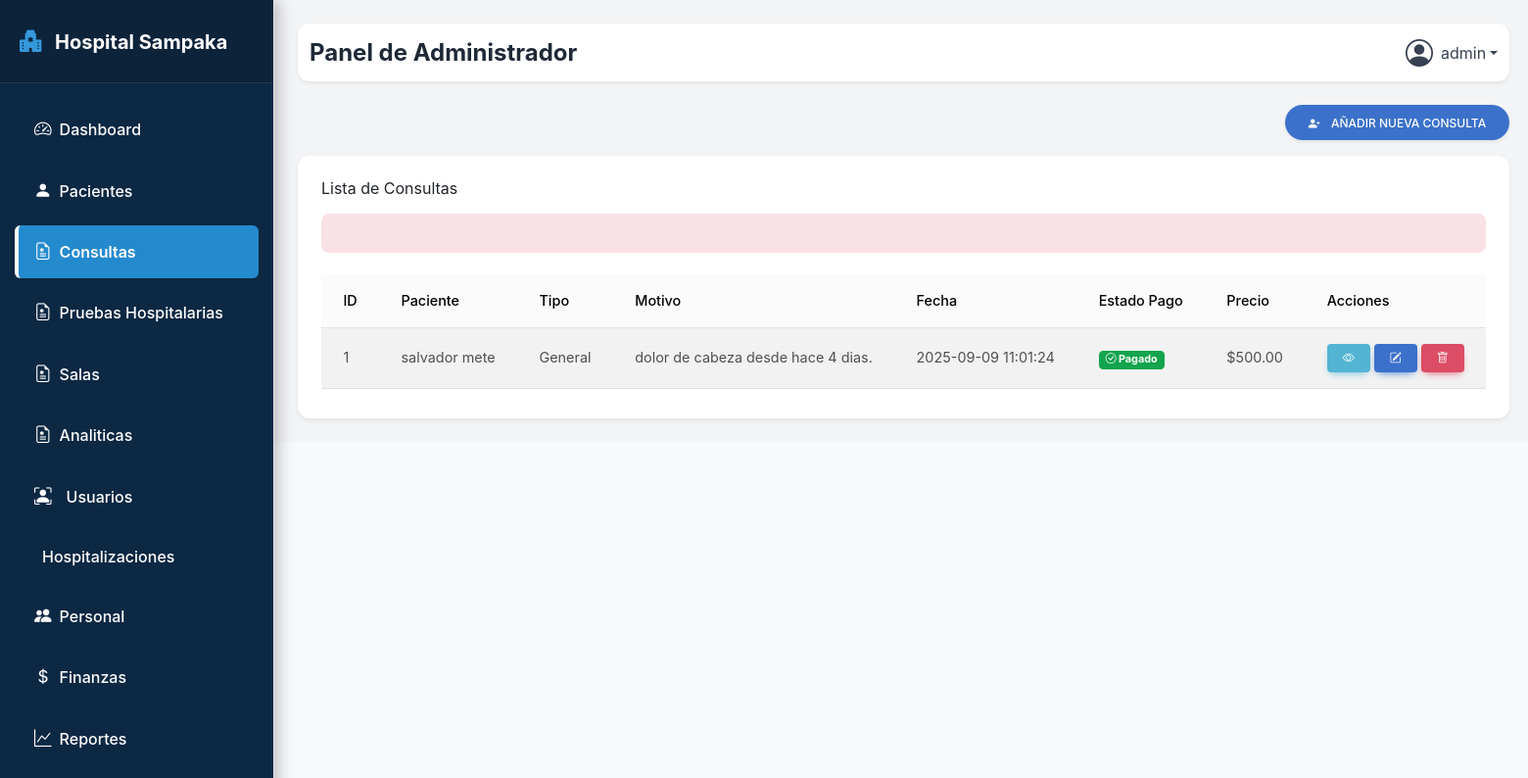
Page /administrador/consultas.php (signed in) on the committed database.
### tables this page shows
CREATE TABLE consultas (
    id_consulta INT AUTO_INCREMENT PRIMARY KEY,
    id_paciente INT,
    id_hospital INT,
    id_medico INT,
    fecha_consulta DATETIME DEFAULT CURRENT_TIMESTAMP,
    tipo_consulta ENUM(
        'General', 
        'Urgencias', 
        'Gastroenterología', 
        'Ginecología', 
        'Pediatría', 
        'Cardiología', 
        'Dermatología', 
        'Neurología', 
        'Traumatología', 
        'Psiquiatría', 
        'Oncología', 
        'Oftalmología', 
        'Otorrinolaringología', 
        'Endocrinología', 
        'Neumología', 
        'Reumatología'
    ) NOT NULL,
    diagnostico TEXT,
    temperatura DECIMAL(5,2),
    presion_arterial VARCHAR(20),
    tension_arterial VARCHAR(20),
    saturacion_oxigeno DECIMAL(5,2),
    pulso INT,
    peso DECIMAL(5,2),
    talla DECIMAL(5,2),
    motivo TEXT,
    IMC TEXT,
    explo_fisica TEXT,
    fecha_registro DATETIME DEFAULT CURRENT_TIMESTAMP,
    pagado BOOLEAN DEFAULT FALSE,
    precio DECIMAL(10,2),
    id_usuario INT,
    FOREIGN KEY (id_paciente) REFERENCES pacientes(id_paciente),
    FOREIGN KEY (id_hospital) REFERENCES hospitales(id_hospital),
    FOREIGN KEY (id_medico) REFERENCES personal(id_personal),
    FOREIGN KEY (id_usuario) REFERENCES usuarios(id_usuario)
);

CREATE TABLE pacientes (
    id_paciente INT AUTO_INCREMENT PRIMARY KEY,
    codigo VARCHAR(50) UNIQUE,
    nombre VARCHAR(100),
    apellido VARCHAR(100),
    sexo ENUM('M','F'),
    fecha_nacimiento DATE,
    correo VARCHAR(150),
    direccion VARCHAR(200),
    telefono VARCHAR(20),
    nacionalidad VARCHAR(100),
    ocupacion VARCHAR(100),
    fecha_registro DATETIME DEFAULT CURRENT_TIMESTAMP,
    id_usuario INT,
    FOREIGN KEY (id_usuario) REFERENCES usuarios(id_usuario)
);

### administrador/consultas.php (the view, shortened to what this page needs)
<?php
include_once '../componentes/header.php';
?>
<body>
    <div class="d-flex" id="wrapper">
        <?php include_once '../componentes/sidebar.php'; ?>
        <div id="content" class="p-4 bg-gray-100 flex-grow">
            <?php
            include_once '../componentes/barra_nav.php';
            ?>
            <div class="d-flex justify-content-end mb-3">
                <button class="btn btn-primary btn-rounded shadow-sm" data-bs-toggle="modal" data-bs-target="#modalConsulta">
                    <i class="bi bi-person-plus-fill me-2"></i> Añadir Nueva Consulta
                </button>
            </div>
            <div class="card shadow-sm rounded-xl">
                <div class="card-body">
                    <h5 class="card-title mb-3">Lista de Consultas</h5>
                    <?php if (isset($_SESSION['error'])): ?>
                        <div class="alert alert-danger fade-msg"><?= $_SESSION['error']; ?></div>
                    <?php endif; ?>
                    <div class="table-responsive">
                        <?php
                        try {
                            $stmt = $pdo->query("
        SELECT
    c.id_consulta,
    p.nombre AS paciente_nombre,
    p.apellido AS paciente_apellido,
    p.id_paciente AS id_paciente,
    c.tipo_consulta,
    c.motivo,
    c.temperatura,
    c.presion_arterial,
    c.tension_arterial,
    c.saturacion_oxigeno,
    c.pulso,
    c.peso,
    c.talla,
    c.IMC,
    c.fecha_consulta,
    c.pagado,
    c.precio,
    d.orina,
    d.defeca,
    d.horas_sueno,
    d.antecedentes_familiares,
    d.antecedentes_conyuge,
    d.alergias,
    d.operaciones,
    d.transfuciones
FROM consultas c
INNER JOIN pacientes p ON c.id_paciente = p.id_paciente
LEFT JOIN detalle_consulta d ON c.id_consulta = d.id_consulta
ORDER BY c.fecha_consulta DESC;
    ");
                            $consultas = $stmt->fetchAll(PDO::FETCH_ASSOC);
                        } catch (PDOException $e) {
                            echo "<tr><td colspan='15'>Error al obtener consultas: " . $e->getMessage() . "</td></tr>";
                            exit;
                        }
                        ?>
                        <table id="tablaPacientes" class="table table-striped table-hover align-middle mb-0 nowrap" style="width:100%">
                            <thead class="table-light">
                                 <tr>
                                <th>ID</th>
                                <th>Paciente</th>
                                <th>Tipo</th>
                                <th>Motivo</th>
                                <th>Fecha</th>
                                <th>Estado Pago</th>
                                <th>Precio</th>
                                <th>Acciones</th>
                            </tr>
                            </thead>
                            <tbody>
                               <?php foreach ($consultas as $consulta): ?>
                                <tr>
                                    <td><?= htmlspecialchars($consulta['id_consulta']) ?></td>
                                    <td><?= htmlspecialchars($consulta['paciente_nombre'] . " " . $consulta['paciente_apellido']) ?>
                                    </td>
                                    <td><?= htmlspecialchars($consulta['tipo_consulta']) ?></td>
                                    <td><?= htmlspecialchars($consulta['motivo']) ?></td>
                                    <td><?= htmlspecialchars($consulta['fecha_consulta']) ?></td>
                                    <td>
                                        <?php if ($consulta['pagado']): ?>
                                            <span class="badge bg-success"><i class="bi bi-check-circle"></i> Pagado</span>
                                        <?php else: ?>
                                            <span class="badge bg-danger"><i class="bi bi-x-circle"></i> Pendiente</span>
                                        <?php endif; ?>
                                    </td>
                                    <td>$<?= number_format($consulta['precio'], 2) ?></td>
                                    <td>
                                        <button class="btn btn-sm btn-info btn-ver-consulta" data-bs-toggle="modal"
                                            data-bs-target="#modalVerConsulta" data-id="<?= $consulta['id_consulta'] ?>"
                                            data-paciente="<?= htmlspecialchars($consulta['paciente_nombre'] . ' ' . $consulta['paciente_apellido']) ?>"
                                            data-tipo="<?= htmlspecialchars($consulta['tipo_consulta']) ?>"
                                            data-motivo="<?= htmlspecialchars($consulta['motivo']) ?>"
                                            data-fecha="<?= $consulta['fecha_consulta'] ?>"
                                            data-precio="<?= $consulta['precio'] ?>"
                                            data-pagado="<?= $consulta['pagado'] ?>"
                                            data-temperatura="<?= $consulta['temperatura'] ?>"
                                            data-presion="<?= $consulta['presion_arterial'] ?>"
                                            data-tension="<?= $consulta['tension_arterial'] ?>"
                                            data-saturacion="<?= $consulta['saturacion_oxigeno'] ?>"
                                            data-pulso="<?= $consulta['pulso'] ?>" data-peso="<?= $consulta['peso'] ?>"
                                            data-talla="<?= $consulta['talla'] ?>" data-imc="<?= $consulta['IMC'] ?>"
                                            data-orina="<?= htmlspecialchars($consulta['orina']) ?>"
                                            data-defeca="<?= htmlspecialchars($consulta['defeca']) ?>"
                                            data-horas_sueno="<?= $consulta['horas_sueno'] ?>"
                                            data-transfusiones="<?= htmlspecialchars($consulta['transfuciones']) ?>"
                                            data-antecedentes_familiares="<?= htmlspecialchars($consulta['antecedentes_familiares']) ?>"
                                            data-antecedentes_conyuge="<?= htmlspecialchars($consulta['antecedentes_conyuge']) ?>"
                                            data-alergias="<?= htmlspecialchars($consulta['alergias']) ?>"
                                            data-operaciones="<?= htmlspecialchars($consulta['operaciones']) ?>">
                                            <i class="bi bi-eye"></i>
                                        </button>
                                        <button class="btn btn-sm btn-primary btn-editar-consulta" data-bs-toggle="modal"
                                            data-bs-target="#modalConsulta" data-id="<?= $consulta['id_paciente'] ?>"
                                            data-id_consulta="<?= $consulta['id_consulta'] ?>"
                                            data-paciente="<?= htmlspecialchars($consulta['paciente_nombre'] . ' ' . $consulta['paciente_apellido']) ?>"
                                            data-tipo="<?= htmlspecialchars($consulta['tipo_consulta']) ?>"
                                            data-motivo="<?= htmlspecialchars($consulta['motivo']) ?>"
                                            data-temperatura="<?= $consulta['temperatura'] ?>"
                                            data-presion="<?= htmlspecialchars($consulta['presion_arterial']) ?>"
                                            data-tension="<?= htmlspecialchars($consulta['tension_arterial']) ?>"
                                            data-saturacion="<?= $consulta['saturacion_oxigeno'] ?>"
                                            data-pulso="<?= $consulta['pulso'] ?>" data-peso="<?= $consulta['peso'] ?>"
                                            data-talla="<?= $consulta['talla'] ?>"
                                            data-orina="<?= htmlspecialchars($consulta['orina']) ?>"
                                            data-defeca="<?= htmlspecialchars($consulta['defeca']) ?>"
                                            data-horas_sueno="<?= $consulta['horas_sueno'] ?>"
                                            data-transfusiones="Valor de transfusiones"
                                            data-antecedentes-familiares="Valor de familiares"
                                            data-antecedentes-conyuge="Valor de conyuge" data-alergias="Valor de alergias"
                                            data-operaciones="Valor de operaciones" data-precio="<?= $consulta['precio'] ?>"
                                            data-pagado="<?= $consulta['pagado'] ?>">
                                            <i class="bi bi-pencil-square"></i>
                                        </button>
                                        <button class="btn btn-sm btn-danger" title="Eliminar"
                                            onclick="eliminarConsulta(<?= $consulta['id_consulta'] ?>)">
                                            <i class="bi bi-trash"></i>
                                        </button>
                                    </td>
                                </tr>
                            <?php endforeach; ?>
                            </tbody>
                        </table>
                    </div>
                </div>
            </div>
        </div>
    </div>
    <?php
    include_once '../componentes/footer.php';
    ?>

### componentes/header.php (style rules this page uses)
body { font-family: 'Inter', sans-serif; background-color: #f8f9fa; color: #34495e; line-height: 1.6; overflow-x: hidden; }
#content { flex-grow: 1; margin-left: 280px; padding: 30px; transition: margin-left 0.3s ease; }

### rows in the picture
consultas: id_consulta "1", id_paciente.apellido "salvador mete", tipo_consulta "General", motivo "dolor de cabeza desde hace 4 dias.", fecha_consulta "2025-09-09 11:01:24", pagado 1 (drawn), precio "500.00"

### other values in the picture
$usuario_rol "Administrador"
$nombre_usuario "admin"
